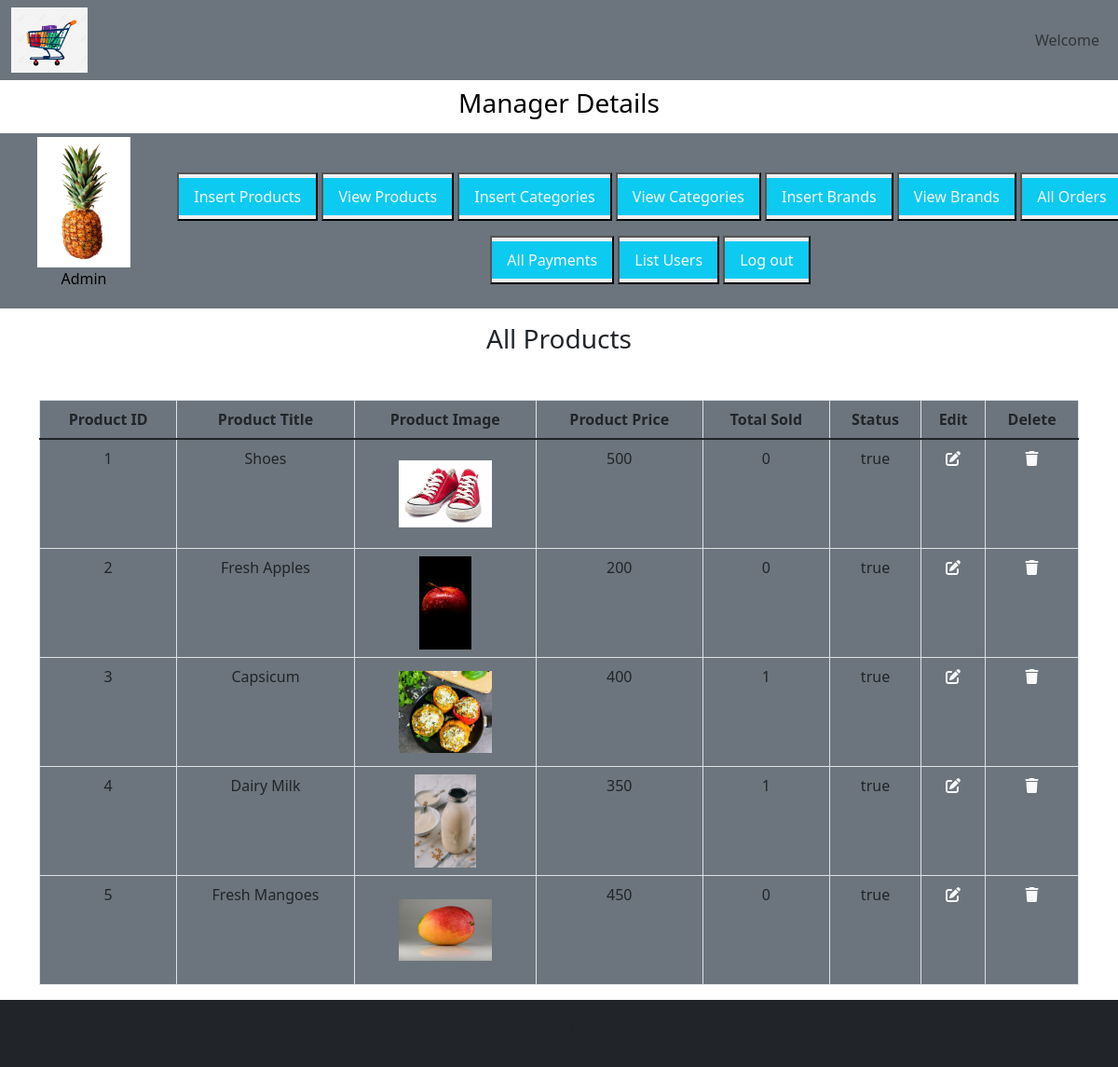
Page /webapp/admin_area/index.php?view_products on the committed database.
### tables this page shows
CREATE TABLE `products` (
  `product_id` int(11) NOT NULL,
  `product_title` varchar(100) NOT NULL,
  `product_description` varchar(255) NOT NULL,
  `product_keywords` varchar(255) NOT NULL,
  `category_id` int(11) NOT NULL,
  `brand_id` int(11) NOT NULL,
  `product_image1` varchar(255) NOT NULL,
  `product_image2` varchar(255) NOT NULL,
  `product_image3` varchar(255) NOT NULL,
  `product_price` varchar(100) NOT NULL,
  `date` timestamp NOT NULL DEFAULT current_timestamp() ON UPDATE current_timestamp(),
  `status` varchar(100) NOT NULL
);

### webapp/admin_area/view_products.php (the view)
<h3 class="text-center text-dark">All Products</h3>
<table class="table table-bordered mt-5">
    <thead class="bg-secondary text-center">
        <tr>
            <th>Product ID</th>
            <th>Product Title</th>
            <th>Product Image</th>
            <th>Product Price</th>
            <th>Total Sold</th>
            <th>Status</th>
            <th>Edit</th>
            <th>Delete</th>
        </tr>
    </thead>
    <tbody class="bg-secondary text-dark">
        <?php
        $get_products = "SELECT * FROM products";
        $result = mysqli_query($con, $get_products);
        $number = 0;
        while($row = mysqli_fetch_assoc($result)){
            $product_id = $row['product_id'];
            $product_title = $row['product_title'];
            $product_image1 = $row['product_image1'];
            $product_price = $row['product_price'];
            $status = $row['status'];
            $number++;
            ?>
        <tr class='text-center'>
            <td><?php echo $number; ?></td>
            <td><?php echo $product_title; ?></td>
            <td><img src='./product_images/<?php echo $product_image1; ?>' class='product_img'></>
            </td>
            <td><?php echo $product_price; ?></td>
            <td><?php
                $get_count = "SELECT * FROM orders_pending WHERE product_id='$product_id'";
                $result_count = mysqli_query($con, $get_count);
                $row_count = mysqli_num_rows($result_count);
                echo $row_count;
            ?></td>
            <td><?php echo $status; ?></td>
            <td><a href='index.php?edit_products=<?php echo $product_id ?>' class='text-light'><i
                        class='fa-solid fa-pen-to-square'></i></a></td>
            <td><a href='index.php?delete_product=<?php echo $product_id ?>' class='text-light'><i
                        class='fa-solid fa-trash'></i></a></td>
        </tr>
        <?php
        }
        ?>
    </tbody>
</table>

### webapp/style.css (style rules this page uses)
* { margin: 0; padding: 0; box-sizing: border-box; }

### webapp/admin_area/index.php (style rules this page uses)
body { overflow-x: hidden; }
.product_img { width: 100px; height: 100px; object-fit: contain; }

### rows in the picture
products: product_title "Shoes", product_image1 (picture), product_price "500", row_count "0", status "true"
products: product_title "Fresh Apples", product_image1 (picture), product_price "200", row_count "0", status "true"
products: product_title "Capsicum", product_image1 (picture), product_price "400", row_count "1", status "true"
products: product_title "Dairy Milk", product_image1 (picture), product_price "350", row_count "1", status "true"
products: product_title "Fresh Mangoes", product_image1 (picture), product_price "450", row_count "0", status "true"
